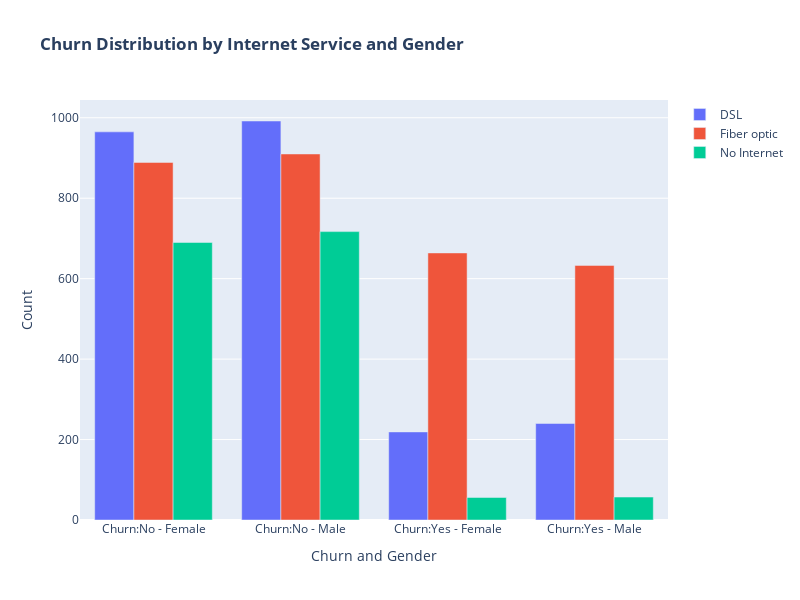

The code cell stored with this chart in its notebook:
### Markdown cell above
A lot of customers choose the Fiber optic service and it's also evident that the customers who use Fiber optic have high churn rate, this might suggest a dissatisfaction with this type of internet service.
Customers having DSL service are majority in number and have less churn rate compared to Fibre optic service.

### Code cell
internet_services = {
    "DSL": "InternetService_DSL",
    "Fiber optic": "InternetService_Fiber_optic",
    "No Internet": "InternetService_No"
}

fig = go.Figure()

for service_name, column_name in internet_services.items():
    churn_counts = df_encoded.groupby(["Churn", "gender"])[column_name].sum().unstack().fillna(0)

    fig.add_trace(go.Bar(
        x=["Churn:No - Female", "Churn:No - Male", "Churn:Yes - Female", "Churn:Yes - Male"],
        y=[churn_counts.loc[0, 0], churn_counts.loc[0, 1],
           churn_counts.loc[1, 0], churn_counts.loc[1, 1]],
        name=service_name
    ))

fig.update_layout(
    title_text="<b>Churn Distribution by Internet Service and Gender</b>",
    barmode='group',
    xaxis_title="Churn and Gender",
    yaxis_title="Count",
    width=800,
    height=600
)

fig.show()

### Figure 1 — Plotly figure (JSON) as saved in the notebook; plotly's stock layout.template omitted (floating-point values rounded to 4 significant figures)
{"data": [{"name": "DSL", "type": "bar", "x": ["Churn:No - Female", "Churn:No - Male", "Churn:Yes - Female", "Churn:Yes - Male"], "y": [965, 992, 219, 240]}, {"name": "Fiber optic", "type": "bar", "x": ["Churn:No - Female", "Churn:No - Male", "Churn:Yes - Female", "Churn:Yes - Male"], "y": [889, 910, 664, 633]}, {"name": "No Internet", "type": "bar", "x": ["Churn:No - Female", "Churn:No - Male", "Churn:Yes - Female", "Churn:Yes - Male"], "y": [690, 717, 56, 57]}], "layout": {"barmode": "group", "height": 600, "title": {"text": "<b>Churn Distribution by Internet Service and Gender</b>"}, "width": 800, "xaxis": {"title": {"text": "Churn and Gender"}}, "yaxis": {"title": {"text": "Count"}}}}
